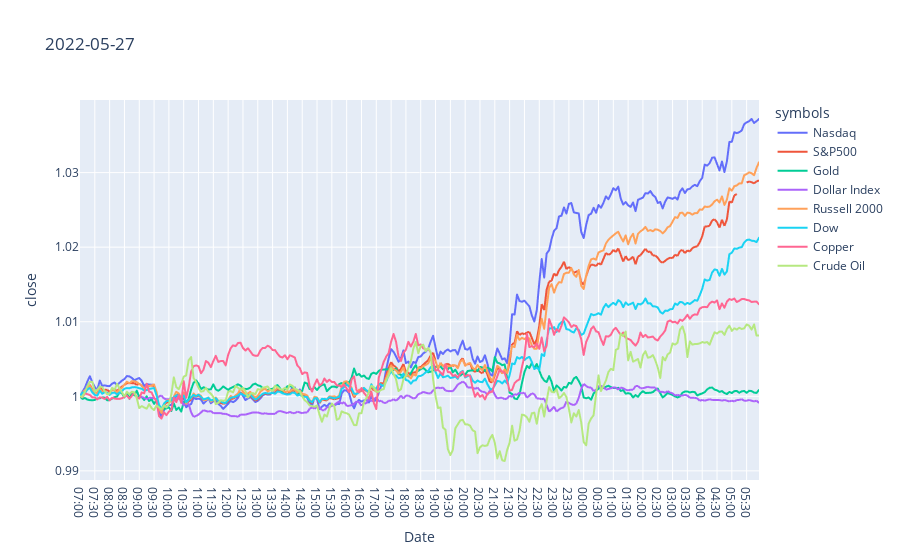

Write notebook code for a chart like this one.
### Code cell
index_symbols_plot(['Nasdaq', 'S&P500', 'Gold', 'Dollar Index', 'Russell 2000', 'Dow', 'Copper', 'Crude Oil'], '2022-05-27')

### Figure 1 — Plotly figure (JSON) as saved in the notebook; plotly's stock layout.template omitted (floating-point values rounded to 4 significant figures; data arrays with more than 128 entries replaced by an {"elided": "..."} marker saying what was removed)
{"data": [{"hovertemplate": "symbols=Nasdaq<br>Date=%{x}<br>close=%{y}<extra></extra>", "legendgroup": "Nasdaq", "line": {"color": "#636efa", "dash": "solid"}, "marker": {"symbol": "circle"}, "mode": "lines", "name": "Nasdaq", "showlegend": true, "type": "scattergl", "x": {"elided": "276 str values"}, "xaxis": "x", "y": {"elided": "276 float values"}, "yaxis": "y"}, {"hovertemplate": "symbols=S&P500<br>Date=%{x}<br>close=%{y}<extra></extra>", "legendgroup": "S&P500", "line": {"color": "#EF553B", "dash": "solid"}, "marker": {"symbol": "circle"}, "mode": "lines", "name": "S&P500", "showlegend": true, "type": "scattergl", "x": {"elided": "276 str values"}, "xaxis": "x", "y": {"elided": "276 float values"}, "yaxis": "y"}, {"hovertemplate": "symbols=Gold<br>Date=%{x}<br>close=%{y}<extra></extra>", "legendgroup": "Gold", "line": {"color": "#00cc96", "dash": "solid"}, "marker": {"symbol": "circle"}, "mode": "lines", "name": "Gold", "showlegend": true, "type": "scattergl", "x": {"elided": "276 str values"}, "xaxis": "x", "y": {"elided": "276 float values"}, "yaxis": "y"}, {"hovertemplate": "symbols=Dollar Index<br>Date=%{x}<br>close=%{y}<extra></extra>", "legendgroup": "Dollar Index", "line": {"color": "#ab63fa", "dash": "solid"}, "marker": {"symbol": "circle"}, "mode": "lines", "name": "Dollar Index", "showlegend": true, "type": "scattergl", "x": {"elided": "276 str values"}, "xaxis": "x", "y": {"elided": "276 float values"}, "yaxis": "y"}, {"hovertemplate": "symbols=Russell 2000<br>Date=%{x}<br>close=%{y}<extra></extra>", "legendgroup": "Russell 2000", "line": {"color": "#FFA15A", "dash": "solid"}, "marker": {"symbol": "circle"}, "mode": "lines", "name": "Russell 2000", "showlegend": true, "type": "scattergl", "x": {"elided": "276 str values"}, "xaxis": "x", "y": {"elided": "276 float values"}, "yaxis": "y"}, {"hovertemplate": "symbols=Dow<br>Date=%{x}<br>close=%{y}<extra></extra>", "legendgroup": "Dow", "line": {"color": "#19d3f3", "dash": "solid"}, "marker": {"symbol": "circle"}, "mode": "lines", "name": "Dow", "showlegend": true, "type": "scattergl", "x": {"elided": "276 str values"}, "xaxis": "x", "y": {"elided": "276 float values"}, "yaxis": "y"}, {"hovertemplate": "symbols=Copper<br>Date=%{x}<br>close=%{y}<extra></extra>", "legendgroup": "Copper", "line": {"color": "#FF6692", "dash": "solid"}, "marker": {"symbol": "circle"}, "mode": "lines", "name": "Copper", "showlegend": true, "type": "scattergl", "x": {"elided": "276 str values"}, "xaxis": "x", "y": {"elided": "276 float values"}, "yaxis": "y"}, {"hovertemplate": "symbols=Crude Oil<br>Date=%{x}<br>close=%{y}<extra></extra>", "legendgroup": "Crude Oil", "line": {"color": "#B6E880", "dash": "solid"}, "marker": {"symbol": "circle"}, "mode": "lines", "name": "Crude Oil", "showlegend": true, "type": "scattergl", "x": {"elided": "276 str values"}, "xaxis": "x", "y": {"elided": "276 float values"}, "yaxis": "y"}], "layout": {"legend": {"title": {"text": "symbols"}, "tracegroupgap": 0}, "title": {"text": "2022-05-27"}, "xaxis": {"anchor": "y", "domain": [0, 1], "title": {"text": "Date"}}, "yaxis": {"anchor": "x", "domain": [0, 1], "title": {"text": "close"}}}}
